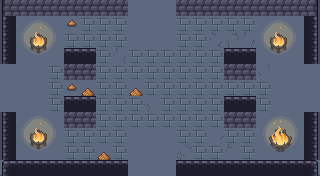

This game map was drawn from its Tiled (.tmx) file and the tilesets committed beside it. A one-line description and the full map source follow:
An orthogonal 20x11 tile map with 16x16 px tiles, 6 tile layers (ground, dressing, decor, walls, ...), 5 tilesets and 12 objects (5x ENTRY, 5x ENEMY, 2x PROP).

<map version="1.10" tiledversion="1.10.2" orientation="orthogonal" renderorder="right-down" width="20" height="11" tilewidth="16" tileheight="16" infinite="0" nextlayerid="8" nextobjectid="13">
 <tileset firstgid="1" name="wall" tilewidth="16" tileheight="16" tilecount="493" columns="17">
  <image source="../../../gfx/tiles/cove/walls_floor.png" width="272" height="464" />
 </tileset>
 <tileset firstgid="494" name="cracks" tilewidth="16" tileheight="16" tilecount="120" columns="8">
  <image source="../../../gfx/tiles/cove/cracks_floor.png" width="128" height="240" />
 </tileset>
 <tileset firstgid="614" name="wallcracks" tilewidth="16" tileheight="16" tilecount="256" columns="8">
  <image source="../../../gfx/tiles/cove/cracks_walls.png" width="128" height="512" />
 </tileset>
 <tileset firstgid="870" name="objects" tilewidth="16" tileheight="16" tilecount="216" columns="24">
  <image source="../../../gfx/tiles/cove/objects.png" width="384" height="144" />
 </tileset>
 <tileset firstgid="1086" name="fire" tilewidth="16" tileheight="16" tilecount="198" columns="11">
  <image source="../../../gfx/tiles/cove/fire.png" width="176" height="288" />
  <tile id="0">
   <animation>
    <frame tileid="0" duration="150" />
    <frame tileid="33" duration="150" />
    <frame tileid="66" duration="150" />
    <frame tileid="99" duration="150" />
    <frame tileid="132" duration="150" />
    <frame tileid="165" duration="150" />
   </animation>
  </tile>
  <tile id="1">
   <animation>
    <frame tileid="1" duration="150" />
    <frame tileid="34" duration="150" />
    <frame tileid="67" duration="150" />
    <frame tileid="100" duration="150" />
    <frame tileid="133" duration="150" />
    <frame tileid="166" duration="150" />
   </animation>
  </tile>
  <tile id="2">
   <animation>
    <frame tileid="2" duration="150" />
    <frame tileid="35" duration="150" />
    <frame tileid="68" duration="150" />
    <frame tileid="101" duration="150" />
    <frame tileid="134" duration="150" />
    <frame tileid="167" duration="150" />
   </animation>
  </tile>
  <tile id="3">
   <animation>
    <frame tileid="3" duration="150" />
    <frame tileid="36" duration="150" />
    <frame tileid="69" duration="150" />
    <frame tileid="102" duration="150" />
    <frame tileid="135" duration="150" />
    <frame tileid="168" duration="150" />
   </animation>
  </tile>
  <tile id="4">
   <animation>
    <frame tileid="4" duration="150" />
    <frame tileid="37" duration="150" />
    <frame tileid="70" duration="150" />
    <frame tileid="103" duration="150" />
    <frame tileid="136" duration="150" />
    <frame tileid="169" duration="150" />
   </animation>
  </tile>
  <tile id="5">
   <animation>
    <frame tileid="5" duration="150" />
    <frame tileid="38" duration="150" />
    <frame tileid="71" duration="150" />
    <frame tileid="104" duration="150" />
    <frame tileid="137" duration="150" />
    <frame tileid="170" duration="150" />
   </animation>
  </tile>
  <tile id="6">
   <animation>
    <frame tileid="6" duration="150" />
    <frame tileid="39" duration="150" />
    <frame tileid="72" duration="150" />
    <frame tileid="105" duration="150" />
    <frame tileid="138" duration="150" />
    <frame tileid="171" duration="150" />
   </animation>
  </tile>
  <tile id="7">
   <animation>
    <frame tileid="7" duration="150" />
    <frame tileid="40" duration="150" />
    <frame tileid="73" duration="150" />
    <frame tileid="106" duration="150" />
    <frame tileid="139" duration="150" />
    <frame tileid="172" duration="150" />
   </animation>
  </tile>
  <tile id="8">
   <animation>
    <frame tileid="8" duration="150" />
    <frame tileid="41" duration="150" />
    <frame tileid="74" duration="150" />
    <frame tileid="107" duration="150" />
    <frame tileid="140" duration="150" />
    <frame tileid="173" duration="150" />
   </animation>
  </tile>
  <tile id="9">
   <animation>
    <frame tileid="9" duration="150" />
    <frame tileid="42" duration="150" />
    <frame tileid="75" duration="150" />
    <frame tileid="108" duration="150" />
    <frame tileid="141" duration="150" />
    <frame tileid="174" duration="150" />
   </animation>
  </tile>
  <tile id="10">
   <animation>
    <frame tileid="10" duration="150" />
    <frame tileid="43" duration="150" />
    <frame tileid="76" duration="150" />
    <frame tileid="109" duration="150" />
    <frame tileid="142" duration="150" />
    <frame tileid="175" duration="150" />
   </animation>
  </tile>
  <tile id="11">
   <animation>
    <frame tileid="11" duration="150" />
    <frame tileid="44" duration="150" />
    <frame tileid="77" duration="150" />
    <frame tileid="110" duration="150" />
    <frame tileid="143" duration="150" />
    <frame tileid="176" duration="150" />
   </animation>
  </tile>
  <tile id="12">
   <animation>
    <frame tileid="12" duration="150" />
    <frame tileid="45" duration="150" />
    <frame tileid="78" duration="150" />
    <frame tileid="111" duration="150" />
    <frame tileid="144" duration="150" />
    <frame tileid="177" duration="150" />
   </animation>
  </tile>
  <tile id="13">
   <animation>
    <frame tileid="13" duration="150" />
    <frame tileid="46" duration="150" />
    <frame tileid="79" duration="150" />
    <frame tileid="112" duration="150" />
    <frame tileid="145" duration="150" />
    <frame tileid="178" duration="150" />
   </animation>
  </tile>
  <tile id="14">
   <animation>
    <frame tileid="14" duration="150" />
    <frame tileid="47" duration="150" />
    <frame tileid="80" duration="150" />
    <frame tileid="113" duration="150" />
    <frame tileid="146" duration="150" />
    <frame tileid="179" duration="150" />
   </animation>
  </tile>
  <tile id="15">
   <animation>
    <frame tileid="15" duration="150" />
    <frame tileid="48" duration="150" />
    <frame tileid="81" duration="150" />
    <frame tileid="114" duration="150" />
    <frame tileid="147" duration="150" />
    <frame tileid="180" duration="150" />
   </animation>
  </tile>
  <tile id="16">
   <animation>
    <frame tileid="16" duration="150" />
    <frame tileid="49" duration="150" />
    <frame tileid="82" duration="150" />
    <frame tileid="115" duration="150" />
    <frame tileid="148" duration="150" />
    <frame tileid="181" duration="150" />
   </animation>
  </tile>
  <tile id="17">
   <animation>
    <frame tileid="17" duration="150" />
    <frame tileid="50" duration="150" />
    <frame tileid="83" duration="150" />
    <frame tileid="116" duration="150" />
    <frame tileid="149" duration="150" />
    <frame tileid="182" duration="150" />
   </animation>
  </tile>
  <tile id="18">
   <animation>
    <frame tileid="18" duration="150" />
    <frame tileid="51" duration="150" />
    <frame tileid="84" duration="150" />
    <frame tileid="117" duration="150" />
    <frame tileid="150" duration="150" />
    <frame tileid="183" duration="150" />
   </animation>
  </tile>
  <tile id="19">
   <animation>
    <frame tileid="19" duration="150" />
    <frame tileid="52" duration="150" />
    <frame tileid="85" duration="150" />
    <frame tileid="118" duration="150" />
    <frame tileid="151" duration="150" />
    <frame tileid="184" duration="150" />
   </animation>
  </tile>
  <tile id="20">
   <animation>
    <frame tileid="20" duration="150" />
    <frame tileid="53" duration="150" />
    <frame tileid="86" duration="150" />
    <frame tileid="119" duration="150" />
    <frame tileid="152" duration="150" />
    <frame tileid="185" duration="150" />
   </animation>
  </tile>
  <tile id="21">
   <animation>
    <frame tileid="21" duration="150" />
    <frame tileid="54" duration="150" />
    <frame tileid="87" duration="150" />
    <frame tileid="120" duration="150" />
    <frame tileid="153" duration="150" />
    <frame tileid="186" duration="150" />
   </animation>
  </tile>
  <tile id="22">
   <animation>
    <frame tileid="22" duration="150" />
    <frame tileid="55" duration="150" />
    <frame tileid="88" duration="150" />
    <frame tileid="121" duration="150" />
    <frame tileid="154" duration="150" />
    <frame tileid="187" duration="150" />
   </animation>
  </tile>
  <tile id="23">
   <animation>
    <frame tileid="23" duration="150" />
    <frame tileid="56" duration="150" />
    <frame tileid="89" duration="150" />
    <frame tileid="122" duration="150" />
    <frame tileid="155" duration="150" />
    <frame tileid="188" duration="150" />
   </animation>
  </tile>
  <tile id="24">
   <animation>
    <frame tileid="24" duration="150" />
    <frame tileid="57" duration="150" />
    <frame tileid="90" duration="150" />
    <frame tileid="123" duration="150" />
    <frame tileid="156" duration="150" />
    <frame tileid="189" duration="150" />
   </animation>
  </tile>
  <tile id="25">
   <animation>
    <frame tileid="25" duration="150" />
    <frame tileid="58" duration="150" />
    <frame tileid="91" duration="150" />
    <frame tileid="124" duration="150" />
    <frame tileid="157" duration="150" />
    <frame tileid="190" duration="150" />
   </animation>
  </tile>
  <tile id="26">
   <animation>
    <frame tileid="26" duration="150" />
    <frame tileid="59" duration="150" />
    <frame tileid="92" duration="150" />
    <frame tileid="125" duration="150" />
    <frame tileid="158" duration="150" />
    <frame tileid="191" duration="150" />
   </animation>
  </tile>
  <tile id="27">
   <animation>
    <frame tileid="27" duration="150" />
    <frame tileid="60" duration="150" />
    <frame tileid="93" duration="150" />
    <frame tileid="126" duration="150" />
    <frame tileid="159" duration="150" />
    <frame tileid="192" duration="150" />
   </animation>
  </tile>
  <tile id="28">
   <animation>
    <frame tileid="28" duration="150" />
    <frame tileid="61" duration="150" />
    <frame tileid="94" duration="150" />
    <frame tileid="127" duration="150" />
    <frame tileid="160" duration="150" />
    <frame tileid="193" duration="150" />
   </animation>
  </tile>
  <tile id="29">
   <animation>
    <frame tileid="29" duration="150" />
    <frame tileid="62" duration="150" />
    <frame tileid="95" duration="150" />
    <frame tileid="128" duration="150" />
    <frame tileid="161" duration="150" />
    <frame tileid="194" duration="150" />
   </animation>
  </tile>
  <tile id="30">
   <animation>
    <frame tileid="30" duration="150" />
    <frame tileid="63" duration="150" />
    <frame tileid="96" duration="150" />
    <frame tileid="129" duration="150" />
    <frame tileid="162" duration="150" />
    <frame tileid="195" duration="150" />
   </animation>
  </tile>
  <tile id="31">
   <animation>
    <frame tileid="31" duration="150" />
    <frame tileid="64" duration="150" />
    <frame tileid="97" duration="150" />
    <frame tileid="130" duration="150" />
    <frame tileid="163" duration="150" />
    <frame tileid="196" duration="150" />
   </animation>
  </tile>
  <tile id="32">
   <animation>
    <frame tileid="32" duration="150" />
    <frame tileid="65" duration="150" />
    <frame tileid="98" duration="150" />
    <frame tileid="131" duration="150" />
    <frame tileid="164" duration="150" />
    <frame tileid="197" duration="150" />
   </animation>
  </tile>
 </tileset>
 <layer id="1" name="ground" width="20" height="11">
  <data encoding="csv">
251,251,251,251,251,251,251,251,251,251,251,251,251,251,251,251,251,251,251,251,
251,251,251,251,251,251,251,251,251,251,251,251,251,251,251,251,251,251,251,251,
251,251,251,251,251,251,251,251,251,251,251,251,251,251,251,251,251,251,251,251,
251,251,251,251,251,251,251,251,251,251,251,251,251,251,251,251,251,251,251,251,
251,251,251,251,251,251,251,251,251,251,251,251,251,251,251,251,251,251,251,251,
251,251,251,251,251,251,251,251,251,251,251,251,251,251,251,251,251,251,251,251,
251,251,251,251,251,251,251,251,251,251,251,251,251,251,251,251,251,251,251,251,
251,251,251,251,251,251,251,251,251,251,251,251,251,251,251,251,251,251,251,251,
251,251,251,251,251,251,251,251,251,251,251,251,251,251,251,251,251,251,251,251,
251,251,251,251,251,251,251,251,251,251,251,251,251,251,251,251,251,251,251,251,
251,251,251,251,251,251,251,251,251,251,251,251,251,251,251,251,251,251,251,251
</data>
 </layer>
 <layer id="2" name="dressing" width="20" height="11">
  <data encoding="csv">
0,640,0,653,643,0,644,0,0,0,0,0,0,0,0,652,0,0,0,0,
0,1094,1095,1096,1052,232,232,232,0,0,0,232,232,232,232,232,1094,1095,1096,0,
0,1105,0,1107,232,232,232,232,0,0,0,232,232,606,607,612,1105,0,1107,0,
0,1116,1117,1118,0,0,232,610,232,232,232,232,232,232,0,0,1116,1117,1118,0,
0,0,0,232,0,0,232,232,232,232,232,232,232,232,0,0,613,0,0,0,
0,0,0,232,1052,910,232,232,910,232,232,232,232,232,232,232,232,0,0,0,
0,0,0,232,0,0,232,232,232,595,232,232,232,232,0,0,232,0,0,0,
0,1094,1095,1096,0,0,232,232,232,232,232,232,232,232,0,0,1091,1092,1093,0,
0,1105,0,1107,232,232,232,232,0,0,0,232,232,596,232,232,1102,0,1104,0,
0,1116,1117,1118,232,232,910,232,0,0,0,609,232,232,599,232,1113,1114,1115,0,
0,0,0,0,0,0,0,0,0,0,0,0,0,0,0,0,0,0,0,0
</data>
 </layer>
 <layer id="3" name="decor" width="20" height="11">
  <data encoding="csv">
0,0,0,0,0,0,0,0,0,0,0,0,0,0,0,0,0,0,0,0,
0,0,0,0,0,0,0,0,0,0,0,0,0,0,0,0,0,0,0,0,
0,0,0,0,0,0,0,0,0,0,0,0,0,0,0,0,0,0,0,0,
0,0,0,0,0,0,0,0,0,0,0,0,0,0,0,0,0,0,0,0,
0,0,0,0,0,0,0,0,0,0,0,0,0,0,0,0,0,0,0,0,
0,0,0,0,0,0,0,0,0,0,0,0,0,0,0,0,0,0,0,0,
0,0,0,0,0,0,0,0,0,0,0,0,0,0,0,0,0,0,0,0,
0,0,0,0,0,0,0,0,0,0,0,0,0,0,0,0,0,0,0,0,
0,0,0,0,0,0,0,0,0,0,0,0,0,0,0,0,0,0,0,0,
0,0,0,0,0,0,0,0,0,0,0,0,0,0,0,0,0,0,0,0,
0,0,0,0,0,0,0,0,0,0,0,0,0,0,0,0,0,0,0,0
</data>
 </layer>
 <layer id="4" name="walls" width="20" height="11">
  <data encoding="csv">
70,71,71,71,71,71,71,71,0,0,0,71,71,71,71,71,71,71,71,72,
36,0,0,0,0,0,0,0,0,0,0,0,0,0,0,0,0,0,0,38,
36,0,0,0,0,0,0,0,0,0,0,0,0,0,0,0,0,0,0,38,
36,0,0,0,0,0,0,0,0,0,0,0,0,0,0,0,0,0,0,38,
0,0,0,0,0,0,0,0,0,0,0,0,0,0,0,0,0,0,0,0,
0,0,0,0,0,0,0,0,0,0,0,0,0,0,0,0,0,0,0,0,
0,0,0,0,0,0,0,0,0,0,0,0,0,0,0,0,0,0,0,0,
36,0,0,0,0,0,0,0,0,0,0,0,0,0,0,0,0,0,0,38,
36,0,0,0,0,0,0,0,0,0,0,0,0,0,0,0,0,0,0,38,
36,0,0,0,0,0,0,0,0,0,0,0,0,0,0,0,0,0,0,38,
19,20,20,20,20,20,20,20,0,0,0,20,20,20,20,20,20,20,20,21
</data>
 </layer>
 <layer id="5" name="props" width="20" height="11">
  <data encoding="csv">
0,0,0,0,0,0,0,0,0,0,0,0,0,0,0,0,0,0,0,0,
0,0,0,0,0,0,0,0,0,0,0,0,0,0,0,0,0,0,0,0,
0,0,1106,0,0,0,0,0,0,0,0,0,0,0,0,0,0,1106,0,0,
0,0,0,0,20,20,0,0,0,0,0,0,0,0,20,20,0,0,0,0,
0,0,0,0,71,71,0,0,0,0,0,0,0,0,71,71,0,0,0,0,
0,0,0,0,0,0,0,0,0,0,0,0,0,0,0,0,0,0,0,0,
0,0,0,0,20,20,0,0,0,0,0,0,0,0,20,20,0,0,0,0,
0,0,0,0,71,71,0,0,0,0,0,0,0,0,71,71,0,0,0,0,
0,0,1106,0,0,0,0,0,0,0,0,0,0,0,0,0,0,1103,0,0,
0,0,0,0,0,0,0,0,0,0,0,0,0,0,0,0,0,0,0,0,
0,0,0,0,0,0,0,0,0,0,0,0,0,0,0,0,0,0,0,0
</data>
 </layer>
 <layer id="6" name="overhead" width="20" height="11">
  <data encoding="csv">
0,0,0,0,0,0,0,0,0,0,0,0,0,0,0,0,0,0,0,0,
0,0,0,0,0,0,0,0,0,0,0,0,0,0,0,0,0,0,0,0,
0,0,0,0,0,0,0,0,0,0,0,0,0,0,0,0,0,0,0,0,
0,0,0,0,0,0,0,0,0,0,0,0,0,0,0,0,0,0,0,0,
0,0,0,0,0,0,0,0,0,0,0,0,0,0,0,0,0,0,0,0,
0,0,0,0,0,0,0,0,0,0,0,0,0,0,0,0,0,0,0,0,
0,0,0,0,0,0,0,0,0,0,0,0,0,0,0,0,0,0,0,0,
0,0,0,0,0,0,0,0,0,0,0,0,0,0,0,0,0,0,0,0,
0,0,0,0,0,0,0,0,0,0,0,0,0,0,0,0,0,0,0,0,
0,0,0,0,0,0,0,0,0,0,0,0,0,0,0,0,0,0,0,0,
0,0,0,0,0,0,0,0,0,0,0,0,0,0,0,0,0,0,0,0
</data>
 </layer>
 <objectgroup id="7" name="spawns">
  <object id="1" name="UP" type="ENTRY" x="152" y="24" />
  <object id="2" name="DOWN" type="ENTRY" x="152" y="152" />
  <object id="3" name="LEFT" type="ENTRY" x="24" y="88" />
  <object id="4" name="RIGHT" type="ENTRY" x="296" y="88" />
  <object id="5" name="" type="ENTRY" x="168" y="88" />
  <object id="6" name="" type="ENEMY" x="200" y="88" />
  <object id="7" name="" type="ENEMY" x="152" y="56" />
  <object id="8" name="" type="ENEMY" x="248" y="40" />
  <object id="9" name="" type="ENEMY" x="56" y="120" />
  <object id="10" name="" type="ENEMY" x="120" y="88" />
  <object id="11" name="torch" type="PROP" x="56" y="168" />
  <object id="12" name="torch" type="PROP" x="264" y="168" />
 </objectgroup>
</map>
